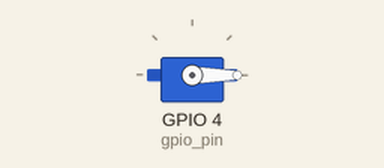
The program below on a simulated Raspberry Pi (BCM pin numbers). On the bench: servo. Servo angles are drawn from the pulse width (0.5 ms = 0°, 2.5 ms = 180°). At 10.6 s the program stops and its outputs stay as they are.

Above: at 0.1 s.
At 5.4 s:
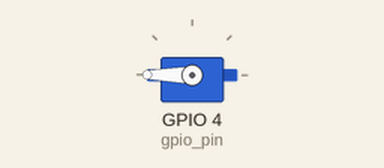
Timing chart, 0 to 6.9 s (numbered marks = the images above):
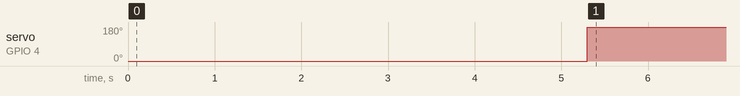

The program:

sg90_drive.py
```python
# SG90舵机 驱动
# 徐奥雯编写   XUAOWEN-ASSETS  E-MAIL:CHINA@XUAOWEN.CN  WECHAT:US-00000
# 灰色线为GND接地、红色线为VCC接5V供电、黄色线为脉冲输入
# 运行前 请将脉冲输入所连接的树莓派GPIO引脚号 填写入下面的gpio_pin中
# 您可以直接运行此文件来测试他是否正常工作，你的舵机应该会开始运动
# 在其他py文件中 使用 import sg90_drive 来使用他
# 使用函数 sg90_drive.gs90_angle(角度或‘stop’) 来使用他

import RPi.GPIO as gpio
import time

gpio_pin = 4  ## 设置黄色线连接的树莓派GPIO口（BCM引脚编号）  手动改此行数据

gpio.setmode(gpio.BCM)  # BCM引脚编号模式
gpio.setup(gpio_pin, gpio.OUT)  # 设置出

# 舵机的控制信号为周期是20ms的脉宽调制（PWM）信号，其中脉冲宽度从0.5ms-2.5ms，相对应舵盘的位置为0－180度，呈线性变化。
# 周期为20ms 就是0.02秒一次  一秒就是50次 频率是50Hz  （计算式：1/0.02=50Hz）
# 脉冲宽度从0.5ms-2.5ms 除以20ms得出占空比 为 2.5% - 12.5%  对应0-180度
# 12.5%-2.5%=10%  180度-0度=180度  10/180 = 0.0555556 %/度   也就是角度每增加1度‘占空比’增加加0.0555556%
# 根据角度算出’占空比‘：’占空比‘等于（2.5+角度*0.0555556） 把0.0555556替换为10/180 算式为（2.5+角度*10/180）

gs90_pwm = gpio.PWM(gpio_pin, 50)   # 实例  （针脚 ， 50Hz频率  每秒多少次）

# 占空比控制也被称为电控脉宽调制技术
# 简单的控制线路只能实现接通工作元件电路或切断工作元件线路这两种工况，也就是开或关，无论如何是不能够实现一定范围的从渐开到渐闭的无极线性调控。
# 而占空比控制技术却另辟蹊径，通过对以一定频率加在工作元件上的电压信号进行占空比控制，利用控制简单开关电路的接通和关闭的比率大小，
# 实现了对工作元件上的电压信号的电压平均值的控制，从而最终实现了对流经工作元件的电流控制。
gs90_pwm.start(0)  # 占空比 （范围：0.0 - 100.0）  表示在一个周期内，工作时间与总时间的比值

# gs90_pwm.ChangeFrequency(100)  # 更新频率 设置新频率，单位为 Hz
# gs90_pwm.ChangeDutyCycle(10)  # 更新占空比 （范围：0.0 - 100.0）  表示在一个周期内，工作时间与总时间的比值


def gs90_angle(angle):
    '''angle 输入0-180度 如果输入 'stop' 则停止'''
    if isinstance(angle, str):  # 判断数据类型
        if angle.upper() == 'STOP':
            gs90_pwm.ChangeDutyCycle(0)  # 更新占空比 （范围：0.0 - 100.0）  表示在一个周期内，工作时间与总时间的比值
        else:
            print('输入有误')
    elif isinstance(angle, int) or isinstance(angle, float):  # 判断数据类型
        gs90_pwm.ChangeDutyCycle(2.5 + angle * 10 / 180)  # 更新占空比 （范围：0.0 - 100.0）  表示在一个周期内，工作时间与总时间的比值


if __name__ == '__main__':

    gs90_angle(0)
    time.sleep(0.3)
    gs90_angle('stop')
    time.sleep(5)

    gs90_angle(180)
    time.sleep(0.3)
    gs90_angle('stop')
    time.sleep(5)

    gs90_pwm.stop()  # 关闭该引脚的 PWM
    gpio.cleanup()  # 清理 在退出时使用
```

Measured:
- by itself, servo on GPIO 4 (gpio_pin): 0° → 180° at 5.3 s
